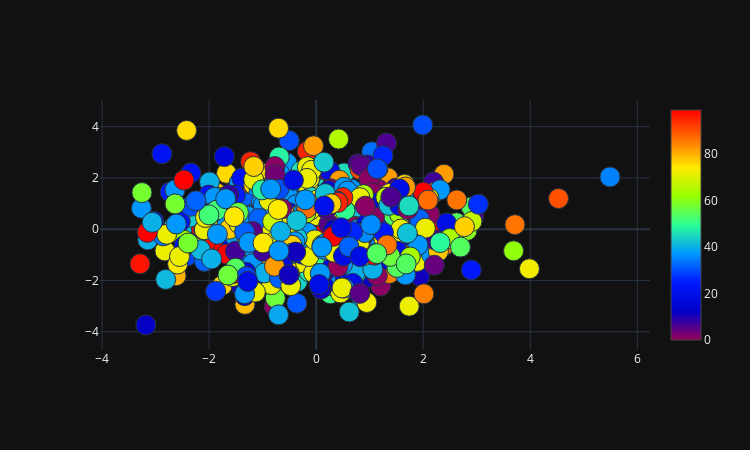

The notebook cell saved with this chart:
### Code cell
plot_2d(X_LDA[:, 0],X_LDA[:, 1])

### Figure 1 — Plotly figure (JSON) as saved in the notebook; plotly's stock layout.template omitted (floating-point values rounded to 4 significant figures; data arrays with more than 128 entries replaced by an {"elided": "..."} marker saying what was removed)
{"data": [{"marker": {"color": {"elided": "943 int values"}, "colorscale": [[0, "rgb(150,0,90)"], [0.125, "rgb(0,0,200)"], [0.25, "rgb(0,25,255)"], [0.375, "rgb(0,152,255)"], [0.5, "rgb(44,255,150)"], [0.625, "rgb(151,255,0)"], [0.75, "rgb(255,234,0)"], [0.875, "rgb(255,111,0)"], [1, "rgb(255,0,0)"]], "line": {"width": 1}, "showscale": true, "size": 20}, "mode": "markers", "type": "scatter", "x": {"elided": "943 float values"}, "y": {"elided": "943 float values"}}], "layout": {"height": 450, "margin": {"b": 100, "l": 100, "r": 100, "t": 100}, "width": 750}}
